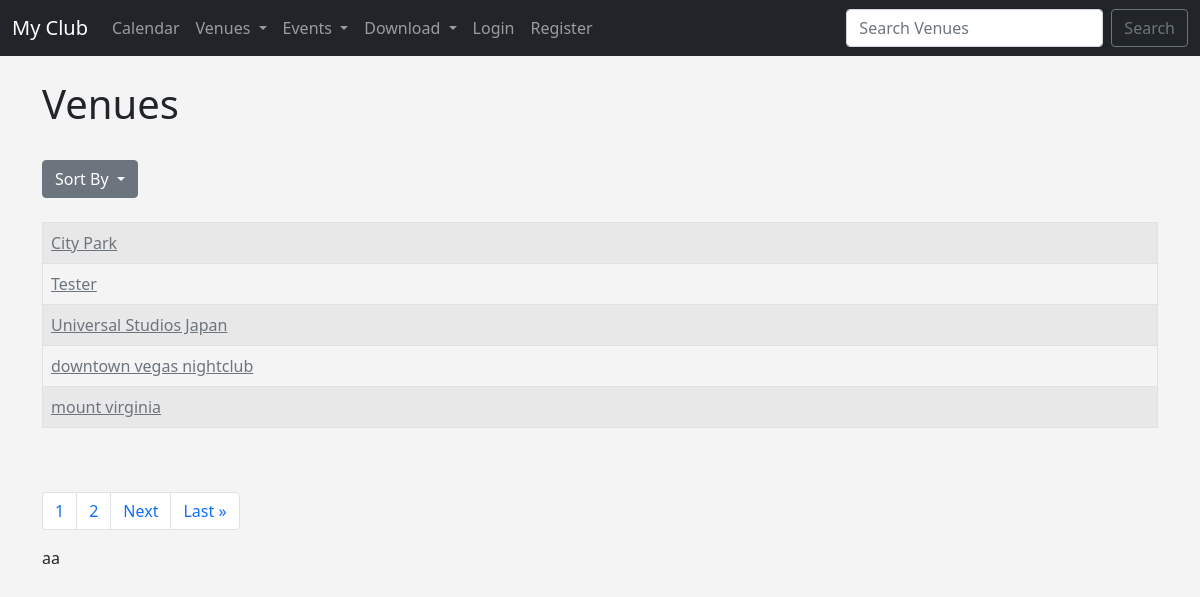
Screenshot of /list_venues with the database file from the repository.
### events/models.py (models this page shows)
class Venue(models.Model):
	name = models.CharField('Venue name', max_length=120)
	address = models.CharField(max_length=300)
	zip_code = models.CharField('Zip Code', max_length=120)
	phone = models.CharField('Contact Phone', max_length=25, blank=True)
	web =  models.URLField('Website Address', blank=True)
	email_address = models.EmailField('Email Address', blank=True)
	owner = models.IntegerField("Venue Owner", blank=False, default=1)
	venue_image = models.ImageField(null=True, blank=True, upload_to="images/")
	def __str__(self):
		return self.name

### events/views.py (the view)
# urls.py: path('list_venues', views.list_venues, name='list-venues'),
def list_venues(request):
	order = 'name'
	if 'order' in request.GET:
		order = request.GET.get('order')
	venue_list = Venue.objects.all().order_by(order)
	p = Paginator(venue_list, 5)
	page = request.GET.get('page')
	venues = p.get_page(page)
	nums = "a" * venues.paginator.num_pages
	return render(request, 'events/venues.html',
		{'venues': venues, 'nums': nums})

### events/templates/events/venues.html (shortened to what this page needs)
{% extends 'events/base.html' %}
{% block content %}
<h1>Venues</h1>
<br/>
<form class="btn-group">
  <button class="btn btn-secondary btn dropdown-toggle" type="button" data-bs-toggle="dropdown" aria-expanded="false">
    Sort By
  </button>
</form>
<br/><br/>
<table class="table table-hover table-striped table-bordered">
	{% for venue in venues %}
	<tr>
		<td><a href="{% url 'show-venue' venue.id %}" class="link-secondary";}>
		{{ venue }}</a>
		</td>
	</tr>
	{% endfor %}
</table>
<br/><br/>
<nav aria-label="Page navigation example">
  <ul class="pagination">
{% for i in nums %}
	<li class="page-item"><a class="page-link"
		href="{{ request.get_full_path }}&page={{ forloop.counter }}">{{ forloop.counter }}</a></li>
{% endfor %}
{% if venues.has_next %}
	<li class="page-item"><a class="page-link"
		href="{{ request.get_full_path }}&page={{ venues.next_page_number }}">Next</a></li>
	<li class="page-item"><a class="page-link"
		href="{{ request.get_full_path }}&page={{ venues.paginator.num_pages}}">Last &raquo</a></li>
{% endif %}
</ul>
</nav>
{{ nums }}
{% endblock %}

### events/templates/events/base.html (style rules this page uses)
body { background-color: #f4f4f4; }

### rows the page displays
Venue: name "City Park"
Venue: name "Tester"
Venue: name "Universal Studios Japan"
Venue: name "downtown vegas nightclub"
Venue: name "mount virginia"

### other values shown
{{ nums }} "aa"
